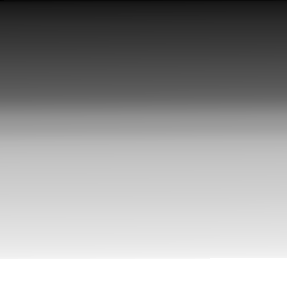
#> input picture VpC1/TP1/img1_tp.png, 287 x 288 px
$ jupyter execute --allow-errors TP1-VC1.ipynb
#> lines starting #> are read from the running program, lines starting #| are printed output that depends on the picture
# TP1: Procesamiento de Imágenes

## Parte 1: Coordenadas Cromáticas y Algoritmo White Patch

### 1. Pasaje a Coordenadas Cromáticas

Las coordenadas cromáticas permiten eliminar las variaciones de contraste en una imagen. La idea es normalizar cada canal de color de la siguiente manera:

\[ I_c'(x, y) = \frac{I_c(x, y)}{I_R(x, y) + I_G(x, y) + I_B(x, y)} \]

Donde \( I_c(x, y) \) es la intensidad en el canal \( c \) (R, G, B) en la posición \((x, y)\).

[cell 1]
import cv2
import numpy as np
import os
import matplotlib.pyplot as plt

def convert_to_chromatic_coordinates(image):
    sum_channels = np.sum(image, axis=2, keepdims=True)
    chromatic_image = image / (sum_channels + 1e-6)  # Agregar un epsilon para evitar divisiones por cero
    return chromatic_image

input_folder = 'white_patch'
output_folder = 'coord_cromaticas'

# Crear la carpeta de salida si no existe
os.makedirs(output_folder, exist_ok=True)

#> (the rest of this cell did not finish here and is left out)

# 2. Algoritmo White Patch
El siguiente código procesa todas las imágenes en la carpeta /coord_cromaticas usando el algoritmo White Patch.

[cell 2]
def white_patch(image):
    max_rgb = np.max(image, axis=(0, 1))
    white_patch_image = (image / max_rgb) * 255
    white_patch_image = np.clip(white_patch_image, 0, 255).astype(np.uint8)
    return white_patch_image

input_folder = 'coord_cromaticas'
output_folder = 'white_patch'

# Creo la carpeta de salida si no existe
os.makedirs(output_folder, exist_ok=True)

for filename in os.listdir(input_folder):
    if filename.endswith(".png") or filename.endswith(".jpg"):
        image_path = os.path.join(input_folder, filename)
        image = cv2.imread(image_path)

        white_patch_img = white_patch(image)

        output_path = os.path.join(output_folder, 'white_patch_' + filename)
        cv2.imwrite(output_path, white_patch_img)

# 3. Análisis de Resultados
Después de procesar las imágenes, puedes revisar visualmente los resultados guardados en las carpetas de salida. Considera observar cómo se ven las imágenes procesadas y si notas alguna anomalía o falla en los resultados.

# Parte 2: Histogramas y Segmentación
1. Leer Imágenes img1_tp.png y img2_tp.png en Escala de Grises
El siguiente código carga y muestra todas las imágenes en escala de grises de la carpeta.

[cell 3]
# Lista de imágenes
images = ['img1_tp.png', 'img2_tp.png']

for image_name in images:
    img = cv2.imread(image_name, cv2.IMREAD_GRAYSCALE)
#> img is the input picture: shape (288, 287); min 2, max 255, mean 154.8

    # Guardar la imagen en escala de grises
    cv2.imwrite(f'gray_{image_name}', img)

    # Mostrar la imagen en escala de grises
    plt.figure(figsize=(6, 6))
    plt.imshow(img, cmap='gray')
    plt.title(f'Imagen en Grises - {image_name}')
    plt.axis('off')
    plt.show()
#> pass 2 of the loop `for image_name in images:`:
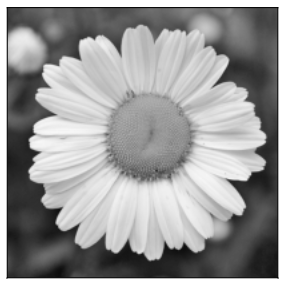
#> input picture VpC1/TP1/img2_tp.png, 287 x 288 px
#> img is the input picture: shape (288, 287); min 2, max 255, mean 154.8

## 2. Histogramas
Este código genera y muestra los histogramas para img1_tp.png y img2_tp.png en el notebook o terminal.

[cell 4]
def plot_histogram(image, title):
#> called with title = 'Histograma de img1_tp.png'
    plt.figure(figsize=(6, 6))
    plt.hist(image.ravel(), bins=5, range=[0, 256])
    plt.title(title)
    plt.show()
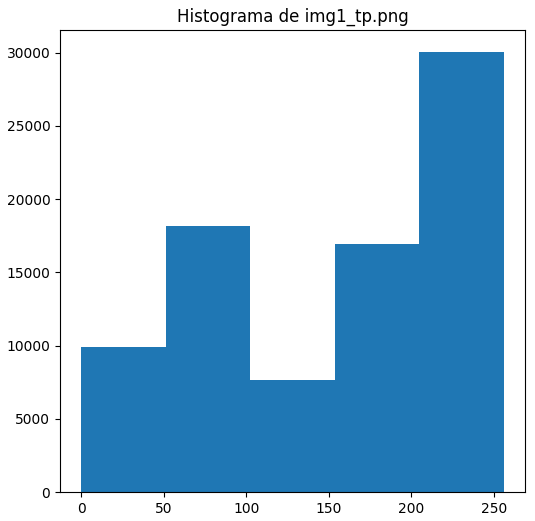
#> figure drawn by matplotlib, 1 panel; tallest bar 30037 high, from x = 204.8 to 256

for image_name in images:
    img = cv2.imread(f'gray_{image_name}', cv2.IMREAD_GRAYSCALE)

    # Mostrar el histograma
    plot_histogram(img, f'Histograma de {image_name}')
#> pass 2 of the loop `for image_name in images:`:
#> in plot_histogram (call 2), `plt.show()`:
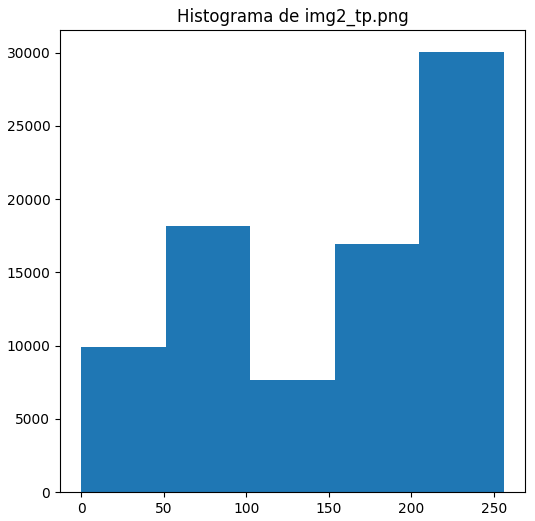
#> figure drawn by matplotlib, 1 panel; tallest bar 30037 high, from x = 204.8 to 256
